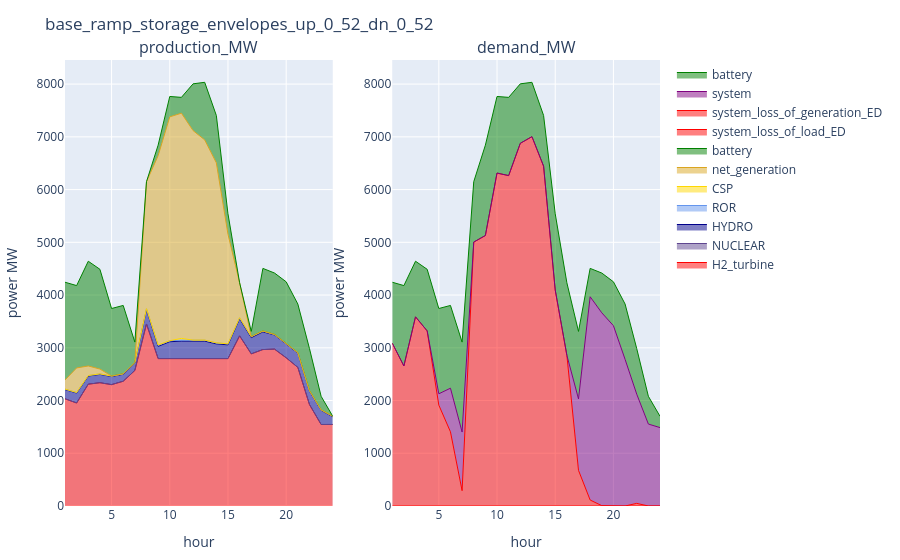

Write notebook code for a chart like this one.
### Markdown cell above
### UC

### Code cell
config_ = config_1
supply_uc_ = supply_uc[(supply_uc.configuration .== config_) .& (supply_uc.day .== day_), :]
demand_uc_ = demand_uc[(demand_uc.configuration .== config_) .& (demand_uc.day .== day_), :]
reserve_uc_ = reserve_uc[(reserve_uc.configuration .== config_) .& (reserve_uc.day .== day_), :]
plot_supply_demand(supply_uc_, demand_uc_, string(config_))

### Figure 1 — Plotly figure (JSON) as saved in the notebook; plotly's stock layout.template omitted (floating-point values rounded to 4 significant figures)
{"data": [{"line": {"color": "red", "shape": "line", "width": 1}, "mode": "lines", "name": "H2_turbine", "stackgroup": "one", "type": "scatter", "x": [1, 2, 3, 4, 5, 6, 7, 8, 9, 10, 11, 12, 13, 14, 15, 16, 17, 18, 19, 20, 21, 22, 23, 24], "xaxis": "x1", "y": [2033.0, 1953.0, 2310.0, 2337.0, 2301.0, 2366.0, 2570.0, 3452.0, 2795.0, 2795.0, 2795.0, 2795.0, 2795.0, 2795.0, 2795.0, 3226.0, 2885.0, 2966.0, 2974.0, 2810.0, 2628.0, 1923.0, 1546.0, 1546.0], "yaxis": "y1"}, {"line": {"color": "rgba(95, 70, 144, 1)", "shape": "line", "width": 1}, "mode": "lines", "name": "NUCLEAR", "stackgroup": "one", "type": "scatter", "x": [1, 2, 3, 4, 5, 6, 7, 8, 9, 10, 11, 12, 13, 14, 15, 16, 17, 18, 19, 20, 21, 22, 23, 24], "xaxis": "x1", "y": [0, 0, 0, 0, 0, 0, 0, 0, 0, 0, 0, 0, 0, 0, 0, 0, 0, 0, 0, 0, 0, 0, 0, 0], "yaxis": "y1"}, {"line": {"color": "darkblue", "shape": "line", "width": 1}, "mode": "lines", "name": "HYDRO", "stackgroup": "one", "type": "scatter", "x": [1, 2, 3, 4, 5, 6, 7, 8, 9, 10, 11, 12, 13, 14, 15, 16, 17, 18, 19, 20, 21, 22, 23, 24], "xaxis": "x1", "y": [174.9, 189.5, 154.5, 158.3, 153.3, 131.9, 141.1, 269.7, 232.9, 320.1, 331.9, 331.3, 331.5, 279.1, 261.1, 325.1, 306.7, 334.7, 270.1, 264.3, 269.7, 256.1, 268.7, 146.5], "yaxis": "y1"}, {"line": {"color": "cornflowerblue", "shape": "line", "width": 1}, "mode": "lines", "name": "ROR", "stackgroup": "one", "type": "scatter", "x": [1, 2, 3, 4, 5, 6, 7, 8, 9, 10, 11, 12, 13, 14, 15, 16, 17, 18, 19, 20, 21, 22, 23, 24], "xaxis": "x1", "y": [9.3, 9.5, 9.3, 9.5, 9.3, 9.1, 9.5, 18.9, 18.5, 18.5, 18.7, 18.5, 18.7, 18.7, 18.7, 18.7, 18.9, 17.9, 9.3, 9.5, 9.3, 9.3, 9.1, 9.3], "yaxis": "y1"}, {"line": {"color": "gold", "shape": "line", "width": 1}, "mode": "lines", "name": "CSP", "stackgroup": "one", "type": "scatter", "x": [1, 2, 3, 4, 5, 6, 7, 8, 9, 10, 11, 12, 13, 14, 15, 16, 17, 18, 19, 20, 21, 22, 23, 24], "xaxis": "x1", "y": [0, 0, 0, 0, 0, 0, 0, 0, 6.0, 0, 33.3, 0, 0, 0, 0, 0, 0, 0, 0, 0, 0, 0, 0, 0], "yaxis": "y1"}, {"line": {"color": "goldenrod", "shape": "line", "width": 1}, "mode": "lines", "name": "net_generation", "stackgroup": "one", "type": "scatter", "x": [1, 2, 3, 4, 5, 6, 7, 8, 9, 10, 11, 12, 13, 14, 15, 16, 17, 18, 19, 20, 21, 22, 23, 24], "xaxis": "x1", "y": [171.7, 466.3, 181.2, 91.63, 0, 0, 0, 2409.0, 3590.0, 4245.0, 4270.0, 3974.0, 3797.0, 3414.0, 2078.0, 663.6, 0, 0, 0, 0, 0, 0, 0, 0], "yaxis": "y1"}, {"line": {"color": "green", "shape": "line", "width": 1}, "mode": "lines", "name": "battery", "stackgroup": "one", "type": "scatter", "x": [1, 2, 3, 4, 5, 6, 7, 8, 9, 10, 11, 12, 13, 14, 15, 16, 17, 18, 19, 20, 21, 22, 23, 24], "xaxis": "x1", "y": [1855.0, 1562.0, 1986.0, 1892.0, 1281.0, 1297.0, 387.1, 1.95e-10, 200.0, 387.0, 300.0, 886.3, 1092.0, 898.3, 387.7, 4.635e-11, 100.0, 1187.0, 1164.0, 1167.0, 922.9, 796.6, 257.0, 1.805e-11], "yaxis": "y1"}, {"line": {"color": "red", "shape": "line", "width": 1}, "mode": "lines", "name": "system_loss_of_load_ED", "stackgroup": "one", "type": "scatter", "x": [1, 2, 3, 4, 5, 6, 7, 8, 9, 10, 11, 12, 13, 14, 15, 16, 17, 18, 19, 20, 21, 22, 23, 24], "xaxis": "x2", "y": [3.203e-13, 3.354e-13, 3.404e-13, 3.396e-13, 3.396e-13, 3.452e-13, 3.467e-13, 3.171e-13, 3.15e-13, 3.052e-13, 3.082e-13, 3.111e-13, 3.091e-13, 3.137e-13, 3.223e-13, 3.287e-13, 3.423e-13, 3.58e-13, 3.596e-13, 3.534e-13, 3.524e-13, 3.51e-13, 3.629e-13, 3.766e-13], "yaxis": "y2"}, {"line": {"color": "red", "shape": "line", "width": 1}, "mode": "lines", "name": "system_loss_of_generation_ED", "stackgroup": "one", "type": "scatter", "x": [1, 2, 3, 4, 5, 6, 7, 8, 9, 10, 11, 12, 13, 14, 15, 16, 17, 18, 19, 20, 21, 22, 23, 24], "xaxis": "x2", "y": [3088.0, 2655.0, 3587.0, 3320.0, 1913.0, 1407.0, 290.2, 5004.0, 5129.0, 6313.0, 6265.0, 6877.0, 7003.0, 6444.0, 4095.0, 2858.0, 675.7, 113.3, 6.088, 0.08195, 2.379e-10, 50.02, 6.357e-10, 2.188e-09], "yaxis": "y2"}, {"line": {"color": "purple", "shape": "line", "width": 1}, "mode": "lines", "name": "system", "stackgroup": "one", "type": "scatter", "x": [1, 2, 3, 4, 5, 6, 7, 8, 9, 10, 11, 12, 13, 14, 15, 16, 17, 18, 19, 20, 21, 22, 23, 24], "xaxis": "x2", "y": [-3.203e-13, -3.354e-13, -3.404e-13, -3.396e-13, 214.5, 827.0, 1112.0, -3.171e-13, -3.15e-13, -3.052e-13, -3.082e-13, -3.111e-13, -3.091e-13, -3.137e-13, -3.223e-13, -3.287e-13, 1354.0, 3854.0, 3657.0, 3418.0, 2780.0, 2070.0, 1554.0, 1487.0], "yaxis": "y2"}, {"line": {"color": "green", "shape": "line", "width": 1}, "mode": "lines", "name": "battery", "stackgroup": "one", "type": "scatter", "x": [1, 2, 3, 4, 5, 6, 7, 8, 9, 10, 11, 12, 13, 14, 15, 16, 17, 18, 19, 20, 21, 22, 23, 24], "xaxis": "x2", "y": [1155.0, 1525.0, 1054.0, 1168.0, 1617.0, 1569.0, 1706.0, 1145.0, 1714.0, 1452.0, 1484.0, 1128.0, 1031.0, 961.9, 1446.0, 1375.0, 1280.0, 538.3, 754.2, 832.7, 1050.0, 864.9, 526.4, 214.9], "yaxis": "y2"}], "layout": {"annotations": [{"font": {"size": 16}, "showarrow": false, "text": "production_MW", "x": 0.225, "xanchor": "center", "xref": "paper", "y": 1, "yanchor": "bottom", "yref": "paper"}, {"font": {"size": 16}, "showarrow": false, "text": "demand_MW", "x": 0.775, "xanchor": "center", "xref": "paper", "y": 1, "yanchor": "bottom", "yref": "paper"}], "margin": {"b": 50, "l": 50, "r": 50, "t": 60}, "title": "base_ramp_storage_envelopes_up_0_52_dn_0_52", "xaxis1": {"anchor": "y1", "domain": [0, 0.45], "title": {"text": "hour"}}, "xaxis2": {"anchor": "y2", "domain": [0.55, 1], "title": {"text": "hour"}}, "yaxis1": {"anchor": "x1", "domain": [0, 1], "title": {"text": "power MW"}}, "yaxis2": {"anchor": "x2", "domain": [0, 1], "title": {"text": "power MW"}}}}
